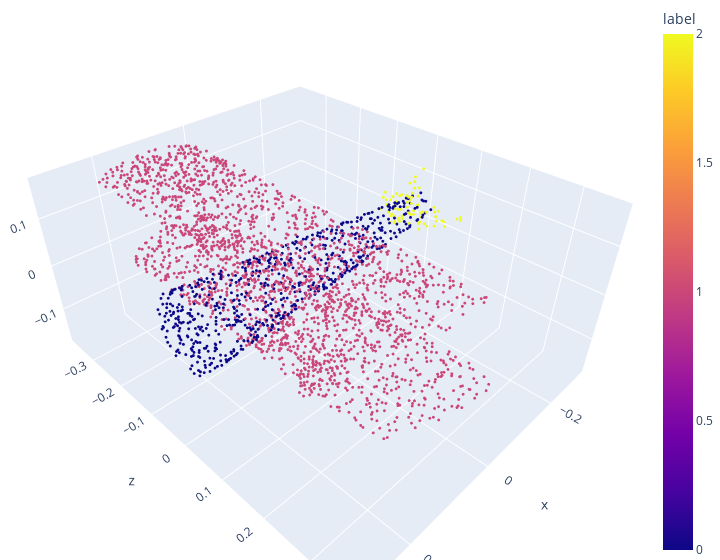

Notebook code cell kept with this figure:
### Code cell
show_3d_plot_shapenet(airplane_df)

### Figure 1 — Plotly figure (JSON) as saved in the notebook; plotly's stock layout.template omitted (floating-point values rounded to 4 significant figures; data arrays with more than 128 entries replaced by an {"elided": "..."} marker saying what was removed)
{"data": [{"hovertemplate": "x=%{x}<br>z=%{y}<br>y=%{z}<br>label=%{marker.color}<extra></extra>", "legendgroup": "", "marker": {"color": {"elided": "2816 int values"}, "coloraxis": "coloraxis", "size": 1, "symbol": "circle"}, "mode": "markers", "name": "", "scene": "scene", "showlegend": false, "type": "scatter3d", "x": {"elided": "2816 float values"}, "y": {"elided": "2816 float values"}, "z": {"elided": "2816 float values"}}], "layout": {"coloraxis": {"colorbar": {"title": {"text": "label"}}, "colorscale": [[0, "#0d0887"], [0.1111, "#46039f"], [0.2222, "#7201a8"], [0.3333, "#9c179e"], [0.4444, "#bd3786"], [0.5556, "#d8576b"], [0.6667, "#ed7953"], [0.7778, "#fb9f3a"], [0.8889, "#fdca26"], [1, "#f0f921"]]}, "legend": {"tracegroupgap": 0}, "margin": {"b": 0, "l": 0, "r": 0, "t": 0}, "scene": {"domain": {"x": [0, 1], "y": [0, 1]}, "xaxis": {"title": {"text": "x"}}, "yaxis": {"title": {"text": "z"}}, "zaxis": {"title": {"text": "y"}}}, "width": 720}}
